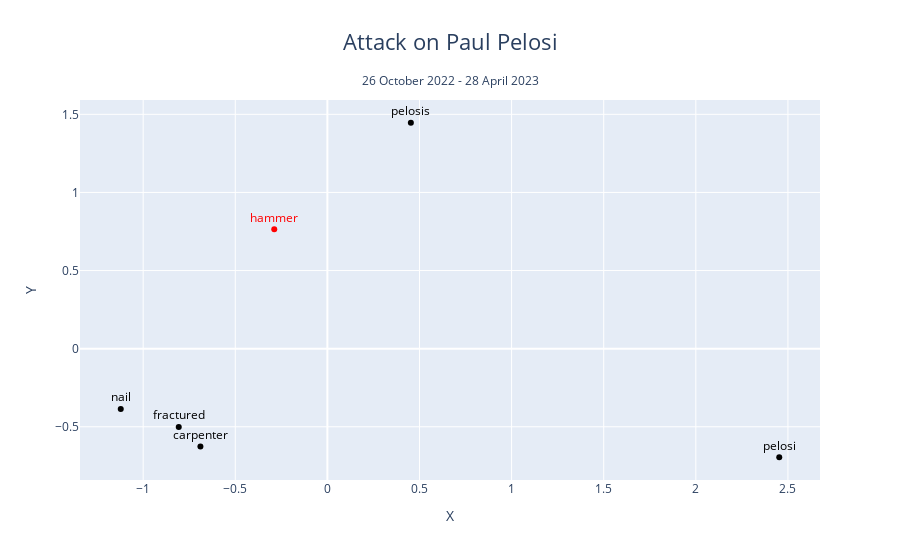

Notebook cell for this chart:
### Code cell
display_scatterplot(model_pelosi_post, vis_list_pelosi, test_word_pelosi, title_pelosi, "26 October 2022 - 28 April 2023", use_tsne=False, use_plotly=True)

### Figure 1 — Plotly figure (JSON) as saved in the notebook; plotly's stock layout.template omitted (floating-point values rounded to 4 significant figures)
{"data": [{"marker": {"color": "red"}, "mode": "markers+text", "text": ["hammer"], "textfont": {"color": "red"}, "textposition": "top center", "x": [-0.2884], "y": [0.7638], "type": "scatter"}, {"marker": {"color": "black"}, "mode": "markers+text", "text": ["nail"], "textfont": {"color": "black"}, "textposition": "top center", "x": [-1.122], "y": [-0.387], "type": "scatter"}, {"marker": {"color": "black"}, "mode": "markers+text", "text": ["carpenter"], "textfont": {"color": "black"}, "textposition": "top center", "x": [-0.6892], "y": [-0.6265], "type": "scatter"}, {"marker": {"color": "black"}, "mode": "markers+text", "text": ["pelosi"], "textfont": {"color": "black"}, "textposition": "top center", "x": [2.453], "y": [-0.6952], "type": "scatter"}, {"marker": {"color": "black"}, "mode": "markers+text", "text": ["fractured"], "textfont": {"color": "black"}, "textposition": "top center", "x": [-0.8068], "y": [-0.5013], "type": "scatter"}, {"marker": {"color": "black"}, "mode": "markers+text", "text": ["pelosis"], "textfont": {"color": "black"}, "textposition": "top center", "x": [0.4531], "y": [1.446], "type": "scatter"}], "layout": {"annotations": [{"showarrow": false, "text": "26 October 2022 - 28 April 2023", "x": 0.5, "xref": "paper", "y": 1.08, "yref": "paper"}], "showlegend": false, "title": {"font": {"size": 22}, "text": "Attack on Paul Pelosi", "x": 0.5}, "xaxis": {"title": {"text": "X"}}, "yaxis": {"title": {"text": "Y"}}}}
